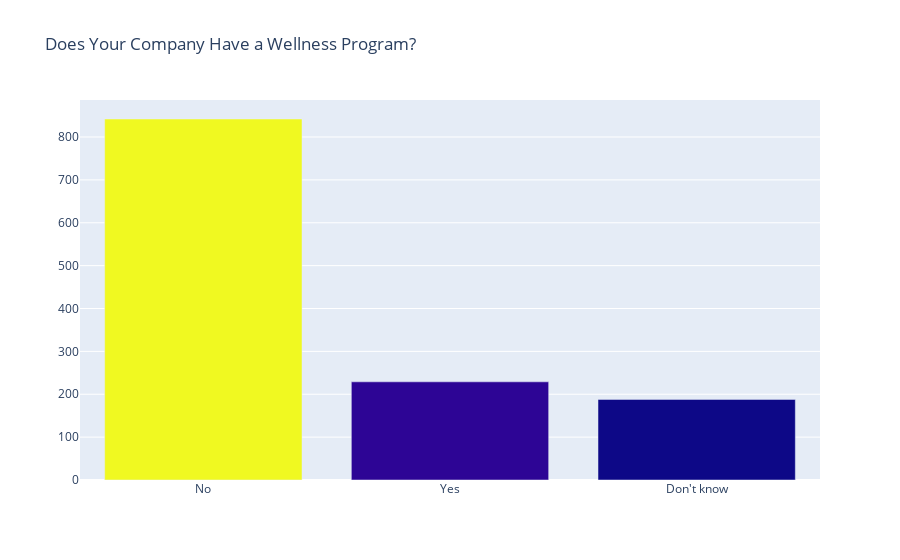

The notebook cell saved with this chart:
### Code cell
#Configure plot
configure_plotly_browser_state()

cnt_srs = survey['wellness_program'].value_counts()

trace = go.Bar(
    x=cnt_srs.index,
    y=cnt_srs.values,
    marker=dict(
        #color = np.random.randn(500), #set color equal to a variable
        color = cnt_srs.values,
        showscale=False
    ),
)

layout = go.Layout(
    title='Does Your Company Have a Wellness Program?'
)

data = [trace]
fig = go.Figure(data=data, layout=layout)
py.iplot(fig, filename="wellness")

### Figure 1 — Plotly figure (JSON) as saved in the notebook; plotly's stock layout.template omitted (floating-point values rounded to 4 significant figures)
{"data": [{"marker": {"color": [842, 229, 188], "showscale": false}, "x": ["No", "Yes", "Don't know"], "type": "bar", "y": [842, 229, 188]}], "layout": {"title": {"text": "Does Your Company Have a Wellness Program?"}}}
